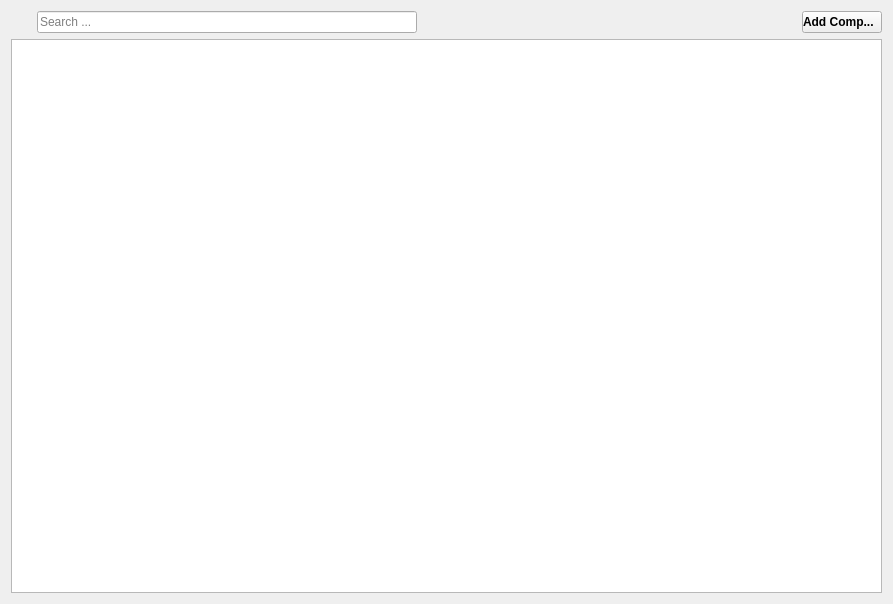
<?xml version="1.0" encoding="UTF-8"?>
<ui version="4.0">
 <class>SalaryComponent</class>
 <widget class="QWidget" name="SalaryComponent">
  <property name="geometry">
   <rect>
    <x>0</x>
    <y>0</y>
    <width>893</width>
    <height>604</height>
   </rect>
  </property>
  <property name="windowTitle">
   <string>Form</string>
  </property>
  <layout class="QVBoxLayout" name="verticalLayout">
   <item>
    <layout class="QHBoxLayout" name="horizontalLayout">
     <item>
      <widget class="QLabel" name="label_2">
       <property name="minimumSize">
        <size>
         <width>20</width>
         <height>20</height>
        </size>
       </property>
       <property name="maximumSize">
        <size>
         <width>20</width>
         <height>20</height>
        </size>
       </property>
       <property name="text">
        <string/>
       </property>
       <property name="pixmap">
        <pixmap resource="../PayrollResource.qrc">:/icons-dark/images/Appstract-master/icons/appstract-dark/blackberry_device_search.png</pixmap>
       </property>
       <property name="scaledContents">
        <bool>true</bool>
       </property>
      </widget>
     </item>
     <item>
      <widget class="QLineEdit" name="editCari">
       <property name="placeholderText">
        <string>Search ...</string>
       </property>
      </widget>
     </item>
     <item>
      <spacer name="horizontalSpacer">
       <property name="orientation">
        <enum>Qt::Orientation::Horizontal</enum>
       </property>
       <property name="sizeHint" stdset="0">
        <size>
         <width>308</width>
         <height>20</height>
        </size>
       </property>
      </spacer>
     </item>
     <item>
      <widget class="QPushButton" name="pushAddComponent">
       <property name="font">
        <font>
         <bold>true</bold>
        </font>
       </property>
       <property name="styleSheet">
        <string notr="true">text-align:left;</string>
       </property>
       <property name="text">
        <string>Add Comp...</string>
       </property>
       <property name="icon">
        <iconset resource="../PayrollResource.qrc">
         <normaloff>:/icons-dark/images/Appstract-master/icons/appstract-dark/game_space.png</normaloff>:/icons-dark/images/Appstract-master/icons/appstract-dark/game_space.png</iconset>
       </property>
       <property name="iconSize">
        <size>
         <width>20</width>
         <height>20</height>
        </size>
       </property>
      </widget>
     </item>
    </layout>
   </item>
   <item>
    <widget class="QTableView" name="tableView"/>
   </item>
  </layout>
 </widget>
 <resources>
  <include location="../PayrollResource.qrc"/>
 </resources>
 <connections/>
</ui>
